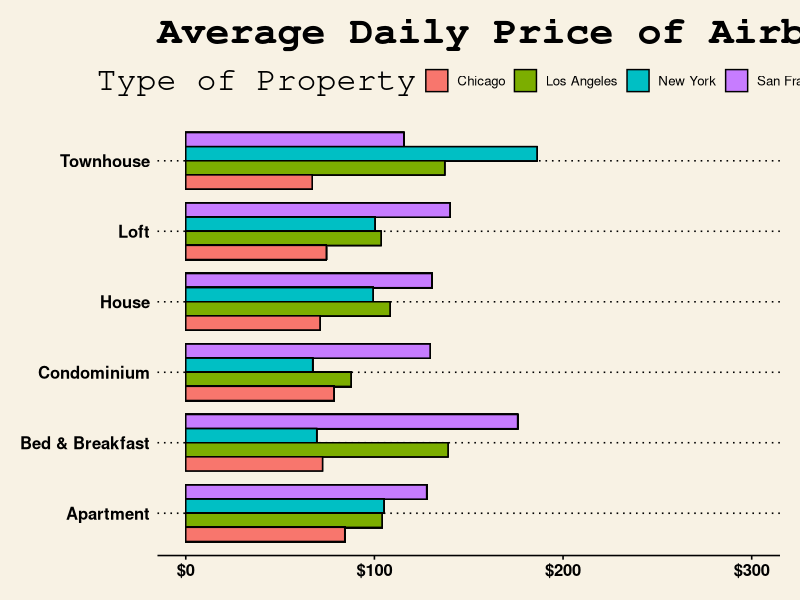

Source code (R):
library(ggplot2)
library(dplyr)
library(tidyr)
library(readr)
library(stringr)
library(scales)
library(ggthemes)



#property.type
citydf_1 = read_csv("updated_cleaned_four_cities.csv") %>% 
  group_by(City, Property.Type) %>% 
  mutate(dailyavg = mean(Price)) %>% 
  #filter property type so that it only contains the common properties among
  #all four cities
  filter(Property.Type %in% c("Townhouse", 
                              "Loft", 
                              "House", 
                              "Condominium", 
                              "Bed & Breakfast", 
                              "Apartment"))


#ggplot for property type
ggplot(citydf_1)+
  geom_bar(aes(x = Property.Type, 
               y = dailyavg, 
               fill = City), 
           color = "black",
           stat="identity", 
           position = position_dodge(), 
           width = 0.8) + 
  coord_flip() +
  scale_y_continuous(labels = dollar_format(prefix = "$"),
                     limits = c(0,300),
                     breaks = seq(0,300,100)) +
  labs(title = "Average Daily Price of Airbnb by Property Type",
       x = "Type of Room",
       y = "Price") +
  scale_fill_discrete(name = "Type of Property") +
  theme_wsj()


  